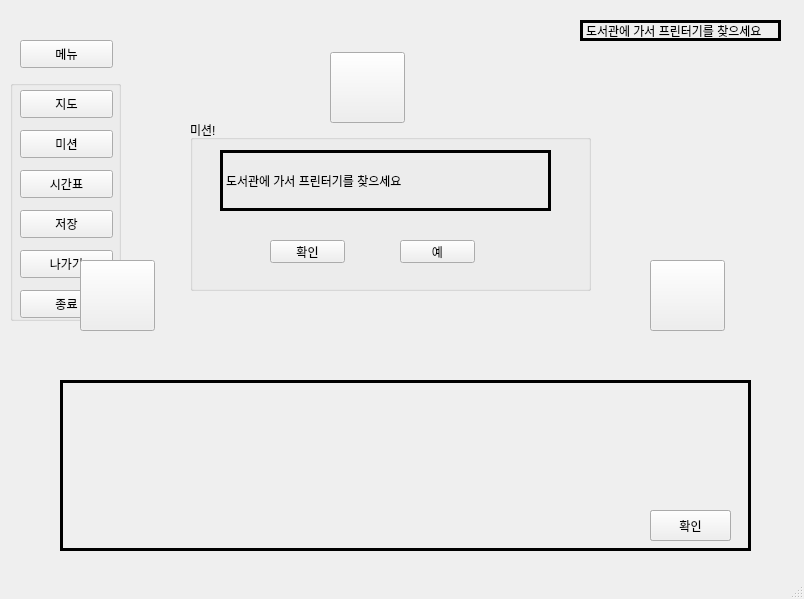
<?xml version="1.0" encoding="UTF-8"?>
<ui version="4.0">
 <class>SSG</class>
 <widget class="QMainWindow" name="SSG">
  <property name="geometry">
   <rect>
    <x>0</x>
    <y>0</y>
    <width>804</width>
    <height>599</height>
   </rect>
  </property>
  <property name="windowTitle">
   <string>SSG</string>
  </property>
  <widget class="QWidget" name="centralwidget">
   <widget class="QPushButton" name="menu">
    <property name="geometry">
     <rect>
      <x>20</x>
      <y>40</y>
      <width>93</width>
      <height>28</height>
     </rect>
    </property>
    <property name="text">
     <string>메뉴</string>
    </property>
   </widget>
   <widget class="QGroupBox" name="menuBox">
    <property name="geometry">
     <rect>
      <x>10</x>
      <y>80</y>
      <width>111</width>
      <height>241</height>
     </rect>
    </property>
    <property name="title">
     <string/>
    </property>
    <widget class="QPushButton" name="map">
     <property name="geometry">
      <rect>
       <x>10</x>
       <y>10</y>
       <width>93</width>
       <height>28</height>
      </rect>
     </property>
     <property name="text">
      <string>지도</string>
     </property>
    </widget>
    <widget class="QPushButton" name="mission">
     <property name="geometry">
      <rect>
       <x>10</x>
       <y>50</y>
       <width>93</width>
       <height>28</height>
      </rect>
     </property>
     <property name="text">
      <string>미션</string>
     </property>
    </widget>
    <widget class="QPushButton" name="save">
     <property name="geometry">
      <rect>
       <x>10</x>
       <y>130</y>
       <width>93</width>
       <height>28</height>
      </rect>
     </property>
     <property name="text">
      <string>저장</string>
     </property>
    </widget>
    <widget class="QPushButton" name="exit">
     <property name="geometry">
      <rect>
       <x>10</x>
       <y>210</y>
       <width>93</width>
       <height>28</height>
      </rect>
     </property>
     <property name="text">
      <string>종료</string>
     </property>
    </widget>
    <widget class="QPushButton" name="time">
     <property name="geometry">
      <rect>
       <x>10</x>
       <y>90</y>
       <width>93</width>
       <height>28</height>
      </rect>
     </property>
     <property name="text">
      <string>시간표</string>
     </property>
    </widget>
    <widget class="QPushButton" name="out_btn">
     <property name="geometry">
      <rect>
       <x>10</x>
       <y>170</y>
       <width>93</width>
       <height>28</height>
      </rect>
     </property>
     <property name="text">
      <string>나가기</string>
     </property>
    </widget>
   </widget>
   <widget class="QLabel" name="chat">
    <property name="geometry">
     <rect>
      <x>60</x>
      <y>380</y>
      <width>691</width>
      <height>171</height>
     </rect>
    </property>
    <property name="frameShape">
     <enum>QFrame::Box</enum>
    </property>
    <property name="lineWidth">
     <number>3</number>
    </property>
    <property name="midLineWidth">
     <number>3</number>
    </property>
    <property name="text">
     <string/>
    </property>
   </widget>
   <widget class="QGroupBox" name="missionBox">
    <property name="geometry">
     <rect>
      <x>190</x>
      <y>120</y>
      <width>401</width>
      <height>171</height>
     </rect>
    </property>
    <property name="title">
     <string>미션!</string>
    </property>
    <widget class="QLabel" name="chat_m">
     <property name="geometry">
      <rect>
       <x>30</x>
       <y>30</y>
       <width>331</width>
       <height>61</height>
      </rect>
     </property>
     <property name="frameShape">
      <enum>QFrame::Box</enum>
     </property>
     <property name="lineWidth">
      <number>3</number>
     </property>
     <property name="midLineWidth">
      <number>3</number>
     </property>
     <property name="text">
      <string>도서관에 가서 프린터기를 찾으세요</string>
     </property>
    </widget>
    <widget class="QPushButton" name="OK">
     <property name="geometry">
      <rect>
       <x>80</x>
       <y>120</y>
       <width>75</width>
       <height>23</height>
      </rect>
     </property>
     <property name="text">
      <string>확인</string>
     </property>
    </widget>
    <widget class="QPushButton" name="Yes">
     <property name="geometry">
      <rect>
       <x>210</x>
       <y>120</y>
       <width>75</width>
       <height>23</height>
      </rect>
     </property>
     <property name="text">
      <string>예</string>
     </property>
    </widget>
   </widget>
   <widget class="QLabel" name="mission_show">
    <property name="geometry">
     <rect>
      <x>580</x>
      <y>20</y>
      <width>201</width>
      <height>21</height>
     </rect>
    </property>
    <property name="frameShape">
     <enum>QFrame::Box</enum>
    </property>
    <property name="lineWidth">
     <number>3</number>
    </property>
    <property name="midLineWidth">
     <number>3</number>
    </property>
    <property name="text">
     <string>도서관에 가서 프린터기를 찾으세요</string>
    </property>
   </widget>
   <widget class="QPushButton" name="next">
    <property name="geometry">
     <rect>
      <x>650</x>
      <y>510</y>
      <width>81</width>
      <height>31</height>
     </rect>
    </property>
    <property name="text">
     <string>다음</string>
    </property>
   </widget>
   <widget class="QPushButton" name="go">
    <property name="geometry">
     <rect>
      <x>650</x>
      <y>510</y>
      <width>81</width>
      <height>31</height>
     </rect>
    </property>
    <property name="text">
     <string>확인</string>
    </property>
   </widget>
   <widget class="QLabel" name="imageLabel">
    <property name="geometry">
     <rect>
      <x>70</x>
      <y>50</y>
      <width>651</width>
      <height>311</height>
     </rect>
    </property>
    <property name="text">
     <string/>
    </property>
   </widget>
   <widget class="QPushButton" name="front">
    <property name="geometry">
     <rect>
      <x>330</x>
      <y>52</y>
      <width>75</width>
      <height>71</height>
     </rect>
    </property>
    <property name="text">
     <string/>
    </property>
   </widget>
   <widget class="QPushButton" name="left">
    <property name="geometry">
     <rect>
      <x>80</x>
      <y>260</y>
      <width>75</width>
      <height>71</height>
     </rect>
    </property>
    <property name="text">
     <string/>
    </property>
   </widget>
   <widget class="QPushButton" name="right">
    <property name="geometry">
     <rect>
      <x>650</x>
      <y>260</y>
      <width>75</width>
      <height>71</height>
     </rect>
    </property>
    <property name="text">
     <string/>
    </property>
   </widget>
  </widget>
  <widget class="QStatusBar" name="statusbar"/>
 </widget>
 <resources/>
 <connections/>
</ui>
